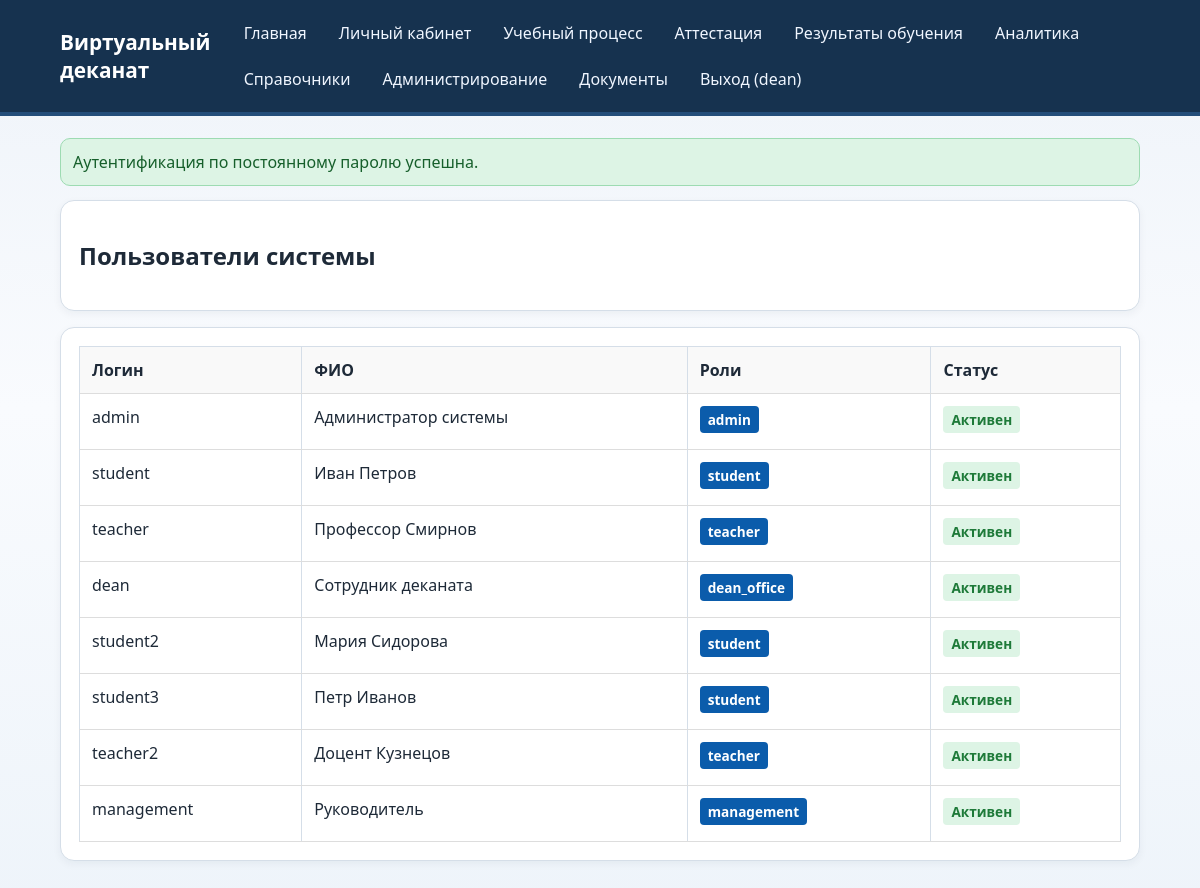
The app's page /administration/users (signed in) with its own data.
### models.py (models this page shows)
class User(Base):
    __tablename__ = "users"
    id = Column(Integer, primary_key=True, index=True)
    username = Column(String(50), unique=True, nullable=False, index=True)
    password_hash = Column(String(255), nullable=False)
    full_name = Column(String(120), nullable=False)
    is_active = Column(Boolean, default=True, nullable=False)
    clearance_level = Column(Integer, default=1, nullable=False)
    secret_key = Column(Integer, default=100, nullable=False)
    primary_role_id = Column(Integer, ForeignKey("roles.id"), nullable=True)
    primary_role = relationship("Role", foreign_keys=[primary_role_id])
    roles = relationship("Role", secondary="user_roles", back_populates="users")
    action_logs = relationship("ActionLog", back_populates="user")

class Role(Base):
    __tablename__ = "roles"
    id = Column(Integer, primary_key=True, index=True)
    name = Column(String(50), unique=True, nullable=False, index=True)
    description = Column(String(255), nullable=True)
    level = Column(Integer, nullable=False, default=1)
    users = relationship("User", secondary="user_roles", back_populates="roles")

### main.py (the view)
@app.get("/administration/users", response_class=HTMLResponse)
def admin_users(request: Request, db: Session = Depends(get_db)):
    user, redirect = section_guard(request, db, "administration")
    if redirect:
        return redirect
    users = db.query(User).all()
    context = build_context(request, db, {"users": users})
    return templates.TemplateResponse("administration/users.html", context)

### templates/administration/users.html (shortened to what this page needs)
{% extends "base.html" %}
{% block content %}
<section class="card">
    <h2>Пользователи системы</h2>
</section>
{% if users %}
<section class="card">
    <table>
        <thead>
            <tr>
                <th>Логин</th>
                <th>ФИО</th>
                <th>Роли</th>
                <th>Статус</th>
            </tr>
        </thead>
        <tbody>
            {% for user in users %}
            <tr>
                <td>{{ user.username }}</td>
                <td>{{ user.full_name }}</td>
                <td>
                    {% if user.primary_role %}
                    <span class="badge">{{ user.primary_role.name }}</span>
                    {% endif %}
                </td>
                <td>
                    <span class="badge {% if user.is_active %}ok{% else %}err{% endif %}">
                        {% if user.is_active %}Активен{% else %}Неактивен{% endif %}
                    </span>
                </td>
            </tr>
            {% endfor %}
        </tbody>
    </table>
</section>
{% else %}
<section class="card">
    <p>Пользователей не найдено.</p>
</section>
{% endif %}
{% endblock %}

### templates/base.html (shortened to what this page needs)
<!DOCTYPE html>
<html lang="ru">
<head>
    <link rel="stylesheet" href="/static/style.css">
</head>
<body>
    <header class="site-header">
        <div class="container row-between">
            <h1>Виртуальный деканат</h1>
            <nav class="top-nav">
                <a href="/">Главная</a>
                {% if current_user %}
                    <a href="/dashboard">Личный кабинет</a>
                    {% for section in available_sections %}
                        <a href="{{ section.path }}">{{ section.title }}</a>
                    {% endfor %}
                    <a href="/logout">Выход ({{ current_user.username }})</a>
                {% else %}
                    <a href="/register">Регистрация</a>
                    <a href="/login">Вход</a>
                {% endif %}
            </nav>
        </div>
    </header>
    <main class="container">
        {% if flash %}
            <div class="flash flash-{{ flash.category }}">
                {{ flash.message }}
            </div>
        {% endif %}
        {% block content %}{% endblock %}
    </main>
</body>
</html>

### static/style.css (style rules this page uses)
:root { --bg: #f3f6fb; --surface: #ffffff; --text: #1e2a38; --muted: #5c6f84; --accent: #0b5cab; --accent-soft: #d6e7f8; --ok: #1e7a39; --ok-soft: #ddf4e5; --err: #9b2020; --err-soft: #fae0e0; --border: #d5dee8; }
* { box-sizing: border-box; }
body { margin: 0; font-family: "Segoe UI", Tahoma, sans-serif; background: linear-gradient(180deg, #eef3f9 0%, #f9fbfe 45%, #eef4fa 100%); color: var(--text); }
.container { width: min(1080px, 92vw); margin: 0 auto; }
.site-header { background: #16324f; color: #fff; padding: 16px 0; border-bottom: 4px solid #244e7a; }
.site-header h1 { margin: 0; font-size: 1.3rem; }
.row-between { display: flex; justify-content: space-between; align-items: center; gap: 20px; }
.top-nav { display: flex; flex-wrap: wrap; gap: 12px; }
.top-nav a { color: #f0f6ff; text-decoration: none; padding: 6px 10px; border-radius: 8px; }
main { padding: 22px 0 30px; }
.card { background: var(--surface); border: 1px solid var(--border); border-radius: 14px; padding: 18px; margin-bottom: 16px; box-shadow: 0 3px 9px rgba(13, 37, 63, 0.05); }
.badge { display: inline-block; margin-right: 6px; margin-bottom: 4px; padding: 4px 9px; border-radius: 999px; background: var(--accent); color: #fff; font-size: 0.8rem; }
.flash { border-radius: 10px; padding: 12px; margin-bottom: 14px; }
.flash-success { background: var(--ok-soft); border: 1px solid #9ddbb2; color: #165f2b; }
table { width: 100%; border-collapse: collapse; }
th, td { border: 1px solid var(--border); padding: 9px; text-align: left; vertical-align: top; }
th { background: #eef5fc; }

### templates/administration/users.html (style rules this page uses)
table { width: 100%; border-collapse: collapse; }
th, td { padding: 12px; text-align: left; border-bottom: 1px solid #ddd; }
th { background: #f9f9f9; font-weight: bold; }
.badge { padding: 4px 8px; border-radius: 4px; font-size: 0.85em; font-weight: bold; }
.badge.ok { background: #ddf4e5; color: #1e7a39; }

### records on screen
User: username "dean", full_name "Сотрудник деканата", primary_role.name "dean_office", is_active "Активен"
User: username "admin", full_name "Администратор системы", primary_role.name "admin", is_active "Активен"
User: username "student", full_name "Иван Петров", primary_role.name "student", is_active "Активен"
User: username "teacher", full_name "Профессор Смирнов", primary_role.name "teacher", is_active "Активен"
User: username "student2", full_name "Мария Сидорова", primary_role.name "student", is_active "Активен"
User: username "student3", full_name "Петр Иванов", primary_role.name "student", is_active "Активен"
User: username "teacher2", full_name "Доцент Кузнецов", primary_role.name "teacher", is_active "Активен"
User: username "management", full_name "Руководитель", primary_role.name "management", is_active "Активен"

### other values on screen
{{ section.title }} "Учебный процесс" "Аттестация" "Результаты обучения" "Аналитика" "Справочники" "Администрирование" "Документы"
{{ flash.message }} "Аутентификация по постоянному паролю успешна."
